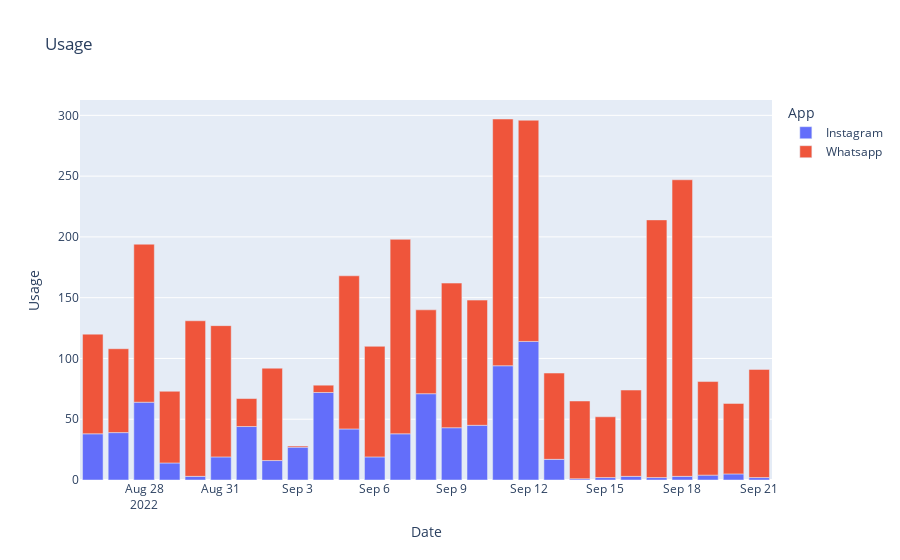

This figure's notebook cell:
### Code cell
figure = px.bar(data_frame=data, 
                x = "Date", 
                y = "Usage", 
                color="App", 
                title="Usage")
figure.show()

### Figure 1 — Plotly figure (JSON) as saved in the notebook; plotly's stock layout.template omitted (floating-point values rounded to 4 significant figures)
{"data": [{"alignmentgroup": "True", "hovertemplate": "App=Instagram<br>Date=%{x}<br>Usage=%{y}<extra></extra>", "legendgroup": "Instagram", "marker": {"color": "#636efa", "pattern": {"shape": ""}}, "name": "Instagram", "offsetgroup": "Instagram", "orientation": "v", "showlegend": true, "textposition": "auto", "type": "bar", "x": ["2022-08-26T00:00:00", "2022-08-27T00:00:00", "2022-08-28T00:00:00", "2022-08-29T00:00:00", "2022-08-30T00:00:00", "2022-08-31T00:00:00", "2022-09-01T00:00:00", "2022-09-02T00:00:00", "2022-09-03T00:00:00", "2022-09-04T00:00:00", "2022-09-05T00:00:00", "2022-09-06T00:00:00", "2022-09-07T00:00:00", "2022-09-08T00:00:00", "2022-09-09T00:00:00", "2022-09-10T00:00:00", "2022-09-11T00:00:00", "2022-09-12T00:00:00", "2022-09-13T00:00:00", "2022-09-14T00:00:00", "2022-09-15T00:00:00", "2022-09-16T00:00:00", "2022-09-17T00:00:00", "2022-09-18T00:00:00", "2022-09-19T00:00:00", "2022-09-20T00:00:00", "2022-09-21T00:00:00"], "xaxis": "x", "y": [38, 39, 64, 14, 3, 19, 44, 16, 27, 72, 42, 19, 38, 71, 43, 45, 94, 114, 17, 1, 2, 3, 2, 3, 4, 5, 2], "yaxis": "y"}, {"alignmentgroup": "True", "hovertemplate": "App=Whatsapp<br>Date=%{x}<br>Usage=%{y}<extra></extra>", "legendgroup": "Whatsapp", "marker": {"color": "#EF553B", "pattern": {"shape": ""}}, "name": "Whatsapp", "offsetgroup": "Whatsapp", "orientation": "v", "showlegend": true, "textposition": "auto", "type": "bar", "x": ["2022-08-26T00:00:00", "2022-08-27T00:00:00", "2022-08-28T00:00:00", "2022-08-29T00:00:00", "2022-08-30T00:00:00", "2022-08-31T00:00:00", "2022-09-01T00:00:00", "2022-09-02T00:00:00", "2022-09-03T00:00:00", "2022-09-04T00:00:00", "2022-09-05T00:00:00", "2022-09-06T00:00:00", "2022-09-07T00:00:00", "2022-09-08T00:00:00", "2022-09-09T00:00:00", "2022-09-10T00:00:00", "2022-09-11T00:00:00", "2022-09-12T00:00:00", "2022-09-13T00:00:00", "2022-09-14T00:00:00", "2022-09-15T00:00:00", "2022-09-16T00:00:00", "2022-09-17T00:00:00", "2022-09-18T00:00:00", "2022-09-19T00:00:00", "2022-09-20T00:00:00", "2022-09-21T00:00:00"], "xaxis": "x", "y": [82, 69, 130, 59, 128, 108, 23, 76, 1, 6, 126, 91, 160, 69, 119, 103, 203, 182, 71, 64, 50, 71, 212, 244, 77, 58, 89], "yaxis": "y"}], "layout": {"barmode": "relative", "legend": {"title": {"text": "App"}, "tracegroupgap": 0}, "title": {"text": "Usage"}, "xaxis": {"anchor": "y", "domain": [0, 1], "title": {"text": "Date"}}, "yaxis": {"anchor": "x", "domain": [0, 1], "title": {"text": "Usage"}}}}
